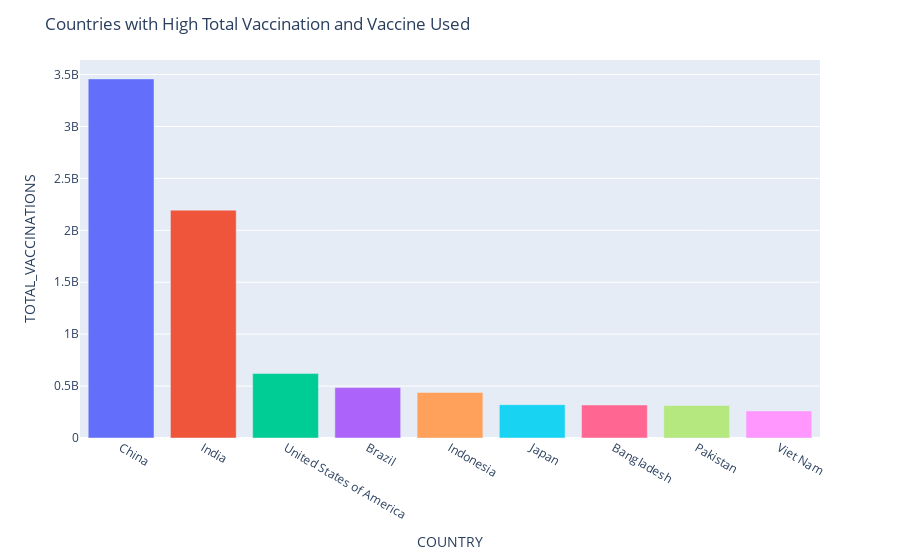

The notebook cell saved with this chart:
### Code cell
#Bargraph showing high total vaccinated counties
fig= px.bar(adf, x= 'COUNTRY', y ='TOTAL_VACCINATIONS',color='VACCINES_USED')
fig.update_layout(title='Countries with High Total Vaccination and Vaccine Used',showlegend=False)
fig

### Figure 1 — Plotly figure (JSON) as saved in the notebook; plotly's stock layout.template omitted (floating-point values rounded to 4 significant figures)
{"data": [{"alignmentgroup": "True", "hovertemplate": "VACCINES_USED=Anhui ZL - Zifivax,Beijing CNBG - BBIBP-CorV,CanSino - Convidecia,IMB - Covidful,Pfizer BioNTech - Comirnaty,Shenzhen - LV-SMENP-DC,Sinovac - CoronaVac,Wuhan CNBG - Inactivated<br>COUNTRY=%{x}<br>TOTAL_VACCINATIONS=%{y}<extra></extra>", "legendgroup": "Anhui ZL - Zifivax,Beijing CNBG - BBIBP-CorV,CanSino - Convidecia,IMB - Covidful,Pfizer BioNTech - Comirnaty,Shenzhen - LV-SMENP-DC,Sinovac - CoronaVac,Wuhan CNBG - Inactivated", "marker": {"color": "#636efa", "pattern": {"shape": ""}}, "name": "Anhui ZL - Zifivax,Beijing CNBG - BBIBP-CorV,CanSino - Convidecia,IMB - Covidful,Pfizer BioNTech - Comirnaty,Shenzhen - LV-SMENP-DC,Sinovac - CoronaVac,Wuhan CNBG - Inactivated", "offsetgroup": "Anhui ZL - Zifivax,Beijing CNBG - BBIBP-CorV,CanSino - Convidecia,IMB - Covidful,Pfizer BioNTech - Comirnaty,Shenzhen - LV-SMENP-DC,Sinovac - CoronaVac,Wuhan CNBG - Inactivated", "orientation": "v", "showlegend": true, "textposition": "auto", "type": "bar", "x": ["China"], "xaxis": "x", "y": [3457953632], "yaxis": "y"}, {"alignmentgroup": "True", "hovertemplate": "VACCINES_USED=Bharat - Covaxin,Biological E - Corbevax,Gamaleya - Gam-Covid-Vac,Janssen - Ad26.COV 2-S,Moderna - Spikevax,SII - Covishield,SII - Covovax,Zydus - ZyCov-D<br>COUNTRY=%{x}<br>TOTAL_VACCINATIONS=%{y}<extra></extra>", "legendgroup": "Bharat - Covaxin,Biological E - Corbevax,Gamaleya - Gam-Covid-Vac,Janssen - Ad26.COV 2-S,Moderna - Spikevax,SII - Covishield,SII - Covovax,Zydus - ZyCov-D", "marker": {"color": "#EF553B", "pattern": {"shape": ""}}, "name": "Bharat - Covaxin,Biological E - Corbevax,Gamaleya - Gam-Covid-Vac,Janssen - Ad26.COV 2-S,Moderna - Spikevax,SII - Covishield,SII - Covovax,Zydus - ZyCov-D", "offsetgroup": "Bharat - Covaxin,Biological E - Corbevax,Gamaleya - Gam-Covid-Vac,Janssen - Ad26.COV 2-S,Moderna - Spikevax,SII - Covishield,SII - Covovax,Zydus - ZyCov-D", "orientation": "v", "showlegend": true, "textposition": "auto", "type": "bar", "x": ["India"], "xaxis": "x", "y": [2194143525], "yaxis": "y"}, {"alignmentgroup": "True", "hovertemplate": "VACCINES_USED=Janssen - Ad26.COV 2-S,Moderna - Spikevax,Novavax-NUVAXOVID,Pfizer BioNTech - Comirnaty<br>COUNTRY=%{x}<br>TOTAL_VACCINATIONS=%{y}<extra></extra>", "legendgroup": "Janssen - Ad26.COV 2-S,Moderna - Spikevax,Novavax-NUVAXOVID,Pfizer BioNTech - Comirnaty", "marker": {"color": "#00cc96", "pattern": {"shape": ""}}, "name": "Janssen - Ad26.COV 2-S,Moderna - Spikevax,Novavax-NUVAXOVID,Pfizer BioNTech - Comirnaty", "offsetgroup": "Janssen - Ad26.COV 2-S,Moderna - Spikevax,Novavax-NUVAXOVID,Pfizer BioNTech - Comirnaty", "orientation": "v", "showlegend": true, "textposition": "auto", "type": "bar", "x": ["United States of America"], "xaxis": "x", "y": [620131694], "yaxis": "y"}, {"alignmentgroup": "True", "hovertemplate": "VACCINES_USED=AstraZeneca - Vaxzevria,Janssen - Ad26.COV 2-S,Pfizer BioNTech - Comirnaty,SII - Covishield,Sinovac - CoronaVac<br>COUNTRY=%{x}<br>TOTAL_VACCINATIONS=%{y}<extra></extra>", "legendgroup": "AstraZeneca - Vaxzevria,Janssen - Ad26.COV 2-S,Pfizer BioNTech - Comirnaty,SII - Covishield,Sinovac - CoronaVac", "marker": {"color": "#ab63fa", "pattern": {"shape": ""}}, "name": "AstraZeneca - Vaxzevria,Janssen - Ad26.COV 2-S,Pfizer BioNTech - Comirnaty,SII - Covishield,Sinovac - CoronaVac", "offsetgroup": "AstraZeneca - Vaxzevria,Janssen - Ad26.COV 2-S,Pfizer BioNTech - Comirnaty,SII - Covishield,Sinovac - CoronaVac", "orientation": "v", "showlegend": true, "textposition": "auto", "type": "bar", "x": ["Brazil"], "xaxis": "x", "y": [485255043], "yaxis": "y"}, {"alignmentgroup": "True", "hovertemplate": "VACCINES_USED=AstraZeneca - Vaxzevria,Beijing CNBG - BBIBP-CorV,Janssen - Ad26.COV 2-S,Moderna - Spikevax,Novavax-NUVAXOVID,Pfizer BioNTech - Comirnaty,Sinovac - CoronaVac<br>COUNTRY=%{x}<br>TOTAL_VACCINATIONS=%{y}<extra></extra>", "legendgroup": "AstraZeneca - Vaxzevria,Beijing CNBG - BBIBP-CorV,Janssen - Ad26.COV 2-S,Moderna - Spikevax,Novavax-NUVAXOVID,Pfizer BioNTech - Comirnaty,Sinovac - CoronaVac", "marker": {"color": "#FFA15A", "pattern": {"shape": ""}}, "name": "AstraZeneca - Vaxzevria,Beijing CNBG - BBIBP-CorV,Janssen - Ad26.COV 2-S,Moderna - Spikevax,Novavax-NUVAXOVID,Pfizer BioNTech - Comirnaty,Sinovac - CoronaVac", "offsetgroup": "AstraZeneca - Vaxzevria,Beijing CNBG - BBIBP-CorV,Janssen - Ad26.COV 2-S,Moderna - Spikevax,Novavax-NUVAXOVID,Pfizer BioNTech - Comirnaty,Sinovac - CoronaVac", "orientation": "v", "showlegend": true, "textposition": "auto", "type": "bar", "x": ["Indonesia"], "xaxis": "x", "y": [439211020], "yaxis": "y"}, {"alignmentgroup": "True", "hovertemplate": "VACCINES_USED=AstraZeneca - Vaxzevria,Moderna - Spikevax,Novavax-NUVAXOVID,Pfizer BioNTech - Comirnaty<br>COUNTRY=%{x}<br>TOTAL_VACCINATIONS=%{y}<extra></extra>", "legendgroup": "AstraZeneca - Vaxzevria,Moderna - Spikevax,Novavax-NUVAXOVID,Pfizer BioNTech - Comirnaty", "marker": {"color": "#19d3f3", "pattern": {"shape": ""}}, "name": "AstraZeneca - Vaxzevria,Moderna - Spikevax,Novavax-NUVAXOVID,Pfizer BioNTech - Comirnaty", "offsetgroup": "AstraZeneca - Vaxzevria,Moderna - Spikevax,Novavax-NUVAXOVID,Pfizer BioNTech - Comirnaty", "orientation": "v", "showlegend": true, "textposition": "auto", "type": "bar", "x": ["Japan"], "xaxis": "x", "y": [321037169], "yaxis": "y"}, {"alignmentgroup": "True", "hovertemplate": "VACCINES_USED=AstraZeneca - Vaxzevria,Beijing CNBG - BBIBP-CorV,Gamaleya - Gam-Covid-Vac,Janssen - Ad26.COV 2-S,Moderna - Spikevax,Pfizer BioNTech - Comirnaty,SII - Covishield,Sinovac - CoronaVac<br>COUNTRY=%{x}<br>TOTAL_VACCINATIONS=%{y}<extra></extra>", "legendgroup": "AstraZeneca - Vaxzevria,Beijing CNBG - BBIBP-CorV,Gamaleya - Gam-Covid-Vac,Janssen - Ad26.COV 2-S,Moderna - Spikevax,Pfizer BioNTech - Comirnaty,SII - Covishield,Sinovac - CoronaVac", "marker": {"color": "#FF6692", "pattern": {"shape": ""}}, "name": "AstraZeneca - Vaxzevria,Beijing CNBG - BBIBP-CorV,Gamaleya - Gam-Covid-Vac,Janssen - Ad26.COV 2-S,Moderna - Spikevax,Pfizer BioNTech - Comirnaty,SII - Covishield,Sinovac - CoronaVac", "offsetgroup": "AstraZeneca - Vaxzevria,Beijing CNBG - BBIBP-CorV,Gamaleya - Gam-Covid-Vac,Janssen - Ad26.COV 2-S,Moderna - Spikevax,Pfizer BioNTech - Comirnaty,SII - Covishield,Sinovac - CoronaVac", "orientation": "v", "showlegend": true, "textposition": "auto", "type": "bar", "x": ["Bangladesh"], "xaxis": "x", "y": [317662248], "yaxis": "y"}, {"alignmentgroup": "True", "hovertemplate": "VACCINES_USED=AstraZeneca - Vaxzevria,Beijing CNBG - BBIBP-CorV,Bharat - Covaxin,CanSino - Convidecia,Gamaleya - Gam-Covid-Vac,Gamaleya - Sputnik-Light,Janssen - Ad26.COV 2-S,Moderna - Spikevax,Pfizer BioNTech - Comirnaty,SII - Covishield,Sinovac - CoronaVac<br>COUNTRY=%{x}<br>TOTAL_VACCINATIONS=%{y}<extra></extra>", "legendgroup": "AstraZeneca - Vaxzevria,Beijing CNBG - BBIBP-CorV,Bharat - Covaxin,CanSino - Convidecia,Gamaleya - Gam-Covid-Vac,Gamaleya - Sputnik-Light,Janssen - Ad26.COV 2-S,Moderna - Spikevax,Pfizer BioNTech - Comirnaty,SII - Covishield,Sinovac - CoronaVac", "marker": {"color": "#B6E880", "pattern": {"shape": ""}}, "name": "AstraZeneca - Vaxzevria,Beijing CNBG - BBIBP-CorV,Bharat - Covaxin,CanSino - Convidecia,Gamaleya - Gam-Covid-Vac,Gamaleya - Sputnik-Light,Janssen - Ad26.COV 2-S,Moderna - Spikevax,Pfizer BioNTech - Comirnaty,SII - Covishield,Sinovac - CoronaVac", "offsetgroup": "AstraZeneca - Vaxzevria,Beijing CNBG - BBIBP-CorV,Bharat - Covaxin,CanSino - Convidecia,Gamaleya - Gam-Covid-Vac,Gamaleya - Sputnik-Light,Janssen - Ad26.COV 2-S,Moderna - Spikevax,Pfizer BioNTech - Comirnaty,SII - Covishield,Sinovac - CoronaVac", "orientation": "v", "showlegend": true, "textposition": "auto", "type": "bar", "x": ["Pakistan"], "xaxis": "x", "y": [313046883], "yaxis": "y"}, {"alignmentgroup": "True", "hovertemplate": "VACCINES_USED=AstraZeneca - Vaxzevria,Beijing CNBG - BBIBP-CorV,CIGB - CIGB-66,Gamaleya - Gam-Covid-Vac,Moderna - Spikevax,Pfizer BioNTech - Comirnaty<br>COUNTRY=%{x}<br>TOTAL_VACCINATIONS=%{y}<extra></extra>", "legendgroup": "AstraZeneca - Vaxzevria,Beijing CNBG - BBIBP-CorV,CIGB - CIGB-66,Gamaleya - Gam-Covid-Vac,Moderna - Spikevax,Pfizer BioNTech - Comirnaty", "marker": {"color": "#FF97FF", "pattern": {"shape": ""}}, "name": "AstraZeneca - Vaxzevria,Beijing CNBG - BBIBP-CorV,CIGB - CIGB-66,Gamaleya - Gam-Covid-Vac,Moderna - Spikevax,Pfizer BioNTech - Comirnaty", "offsetgroup": "AstraZeneca - Vaxzevria,Beijing CNBG - BBIBP-CorV,CIGB - CIGB-66,Gamaleya - Gam-Covid-Vac,Moderna - Spikevax,Pfizer BioNTech - Comirnaty", "orientation": "v", "showlegend": true, "textposition": "auto", "type": "bar", "x": ["Viet Nam"], "xaxis": "x", "y": [260246761], "yaxis": "y"}], "layout": {"barmode": "relative", "legend": {"title": {"text": "VACCINES_USED"}, "tracegroupgap": 0}, "margin": {"t": 60}, "showlegend": false, "title": {"text": "Countries with High Total Vaccination and Vaccine Used"}, "xaxis": {"anchor": "y", "domain": [0, 1], "title": {"text": "COUNTRY"}}, "yaxis": {"anchor": "x", "domain": [0, 1], "title": {"text": "TOTAL_VACCINATIONS"}}}}
